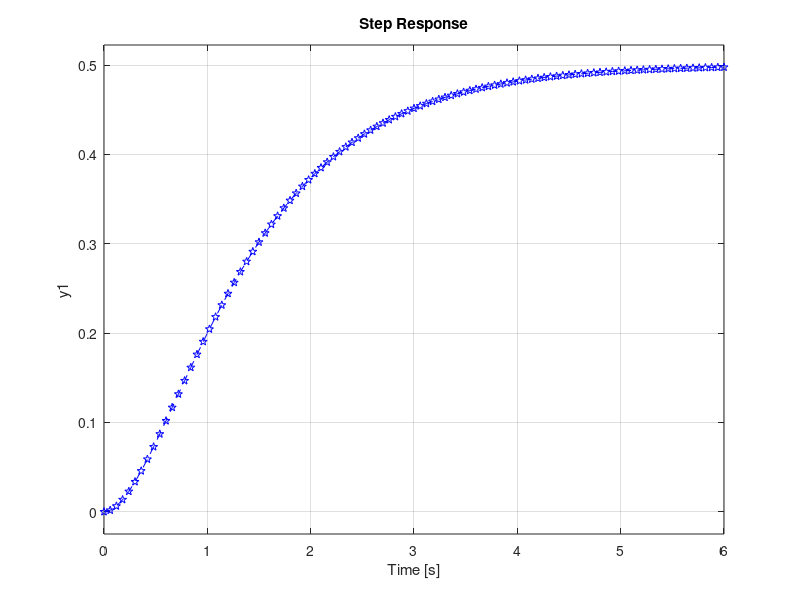

Write MATLAB code to recreate this figure.
%{
This is a program for testing out PID algorithms
The program was designed with Octave, but it works in MATLAB with a few changes (read comments)
It can generate graphs for the four common control systems: P, PI, PD and PID for measurements and analysis
The program is flexible and does not require changes in the code structure for repeated testing
%}



pkg load control            % Load the control package for control system handling, comment this line so the code works in MATLAB as well
clear                       % Clear the workspace variables
clc                         % Clear the command window
close all                   % Close all open figure windows

num = [1];                  % Define the numerator of the system transfer function
den = [1 3 1];              % Define the denominator of the system transfer function
S = tf(num, den);           % Create a transfer function object S using the numerator and denominator coefficients

H = [1];                    % Define the transfer function of the feedback path, which is simply 1

M = feedback(S, H);         % Create a closed-loop transfer function M by connecting the system S and the feedback path H

step(M, 'p--b');            % Plot the step response of the closed-loop system M using a dashed blue line

hold on;                    % Allow multiple plots on the same figure



choice = input("Choose P (1), PI(2), PD (3), or PID (4): ");
switch choice
  
  case 1
    
    Kp = input("Enter the value of the proportional gain Kp: ");
    
    % Create a PID controller object with the specified gain
    GC = pid(Kp);   
    % Create a new closed-loop transfer function connecting the system GC*S and the feedback path H    
    MC = feedback(GC*S, H); 
    % Plot the step response
    step(MC, '*-.g');
    
    % Initiallize graph grid
    grid on;
    % Create a label to hold information
    legend({strcat("Open Loop"), strcat("Kp=", num2str(Kp))}, "location", "southeast");
    % By design legends are enclosed in a box, remove it
    legend boxoff;
    % Graph title
    title("Proportional Derivative Controller");
    
  case 2
  
    Kp = input("Enter the value of the proportional gain Kp: ");
    Ki = input("Enter the value of the integral gain Ki: ");
    
    GC = pid(Kp, Ki);
    MC = feedback(GC*S, H);
    step(MC, '*-.g');
    
    grid on;
    legend({strcat("Open Loop"), strcat("Kp=", num2str(Kp), ", Ki=", num2str(Ki))}, "location", "southeast");
    legend boxoff;
    title("Proportional Integral Controller");
    
  case 3
  
    Kp = input("Enter the value of the proportional gain Kp: ");
    Kd = input("Enter the value of the derivative gain Kd: ");
    
    GC = pid(Kp, Kd);
    MC = feedback(GC*S, H);
    step(MC, '*-.g');
    
    grid on;
    legend({strcat("Open Loop"), strcat("Kp=", num2str(Kp), ", Kd=", num2str(Kd))}, "location", "southeast");
    legend boxoff;
    title("Proportional Derivative Controller");
    
  case 4
  
    Kp = input("Enter the value of the proportional gain Kp: ");
    Ki = input("Enter the value of the integral gain Ki: ");
    Kd = input("Enter the value of the derivative gain Kd: ");
    
    GC = pid(Kp, Ki, Kd);
    MC = feedback(GC*S, H);
    step(MC, '*-.g');
    
    grid on;
    legend({strcat("Open Loop"), strcat("Kp=", num2str(Kp), ", Ki=", num2str(Ki), ", Kd=", num2str(Kd))}, "location", "southeast");
    legend boxoff;
    title("Proportional Integral Derivative Controller");
  
  otherwise
    
    printf("Choose 1, 2, 3, or 4\n")

endswitch       % Change "endswitch" to "end" for the code to work in MATLAB
